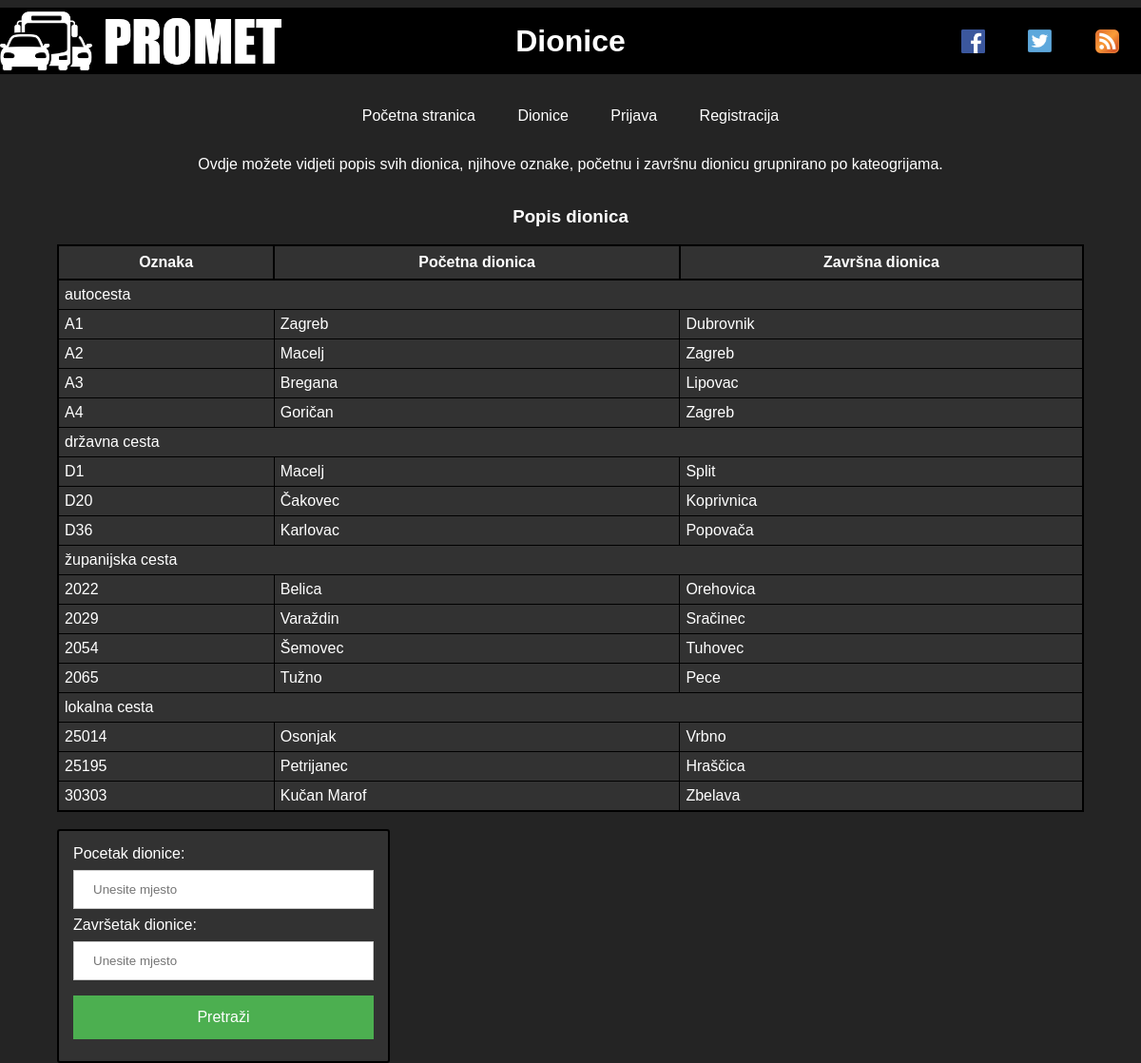
Screenshot of /Projekt/dionice.php with the database file from the repository.
### tables this page shows
CREATE TABLE `cesta` (
  `ID_cesta` int(11) NOT NULL,
  `oznaka` varchar(15) NOT NULL,
  `pocetak_dionice` varchar(45) NOT NULL,
  `zavrsetak_dionice` varchar(45) NOT NULL,
  `broj_kilometara` double NOT NULL,
  `stanje` varchar(15) NOT NULL,
  `ID_kategorija` int(11) NOT NULL
);

CREATE TABLE `kategorija_ceste` (
  `ID_kategorija` int(11) NOT NULL,
  `naziv` varchar(45) NOT NULL,
  `opis` text
);

### Projekt/klase/baza.class.php (called while the page is built, shortened)
<?php
class Baza {
    private $veza = null;
    function spojiDB() {
        $this->veza = new mysqli(self::server, self::korisnik, self::lozinka, self::baza);
        $this->veza->set_charset("utf8");
        return $this->veza;
    }
    function selectDB($upit) {
        $rezultat = $this->veza->query($upit);
        return $rezultat;
    }
}
?>

### Projekt/dionice.php (the view, shortened to what this page needs)
<?php
    $putanja = dirname($_SERVER['REQUEST_URI']);
    $direktorij = dirname(getcwd());
    require "$direktorij/WebDiP2020x060/klase/baza.class.php";
?>
<!DOCTYPE html>
<html lang="hr">
    <head>
        <link rel="stylesheet" type="text/css" href="css/pmihalic.css">
    </head>
    <body>
        <header>
            <h1 class="naslov"><a href="#sadrzaj">Dionice</a></h1>
        </header>
        <br>
    <?php
        include 'meni.php';
    ?>
    <section id="sadrzaj">
        <br>
        <p id="uvod">Ovdje možete vidjeti popis svih dionica, njihove oznake, početnu i završnu dionicu grupnirano po kateogrijama.</p>
        <table>
            <caption><h3>Popis dionica</h3></caption>
        <thead>
            <tr>
                <th>Oznaka</th>
                <th>Početna dionica</th>
                <th>Završna dionica</th>
            </tr>
        </thead>
        <tbody>
            <?php
            $veza = new Baza();
            $veza->spojiDB();
            for($i=1;$i<10;$i++){
            $grupa = true;
            $upit = "SELECT cesta.oznaka, cesta.pocetak_dionice, cesta.zavrsetak_dionice,kategorija_ceste.naziv, cesta.stanje"
                    . " FROM cesta"
                    . " INNER JOIN kategorija_ceste ON kategorija_ceste.ID_kategorija = cesta.ID_kategorija"
                    . " WHERE kategorija_ceste.ID_kategorija = {$i}"
                    . " ORDER BY cesta.oznaka";
            $rezultat = $veza->selectDB($upit);
            while($row = mysqli_fetch_array($rezultat)){
            if($grupa){
            echo "<tr>";
                echo "<td colspan='3'>".$row['naziv']."</td>";
            echo"</tr>";
            $grupa = false;
            }
            echo "<tr>";
                if((isset($_SESSION["uloga"]) && $_SESSION["uloga"] < 3) ||  (isset($_SESSION["uloga"]) && $row['stanje'] === 'otvorena')){
                    echo "<td><a href='dionice.php?oznaka={$row['oznaka']}'>".$row['oznaka']."</a></td>";
                }
                else {
                    echo "<td>".$row['oznaka']."</td>";
                }
                echo "<td>".$row['pocetak_dionice']."</td>";
                echo "<td>".$row['zavrsetak_dionice']."</td>";
            echo"</tr>";
            }
            }
            ?>
        </tbody>
    </table>
        <br>
        <form novalidate name="dionice" id="dionice" method="get" action="<?php echo $_SERVER['PHP_SELF']; ?>" style="box-sizing: border-box; float: left; width: 25%; margin-left: 5%; margin-right: 1%;" >
            <label for="pocetak">Pocetak dionice: </label>
            <input name="pocetak" id="pocetak" type="text" placeholder="Unesite mjesto"/><br>
            <label for="zavrsetak">Završetak dionice: </label>
            <input name="zavrsetak" id="zavrsetak" type="text" placeholder="Unesite mjesto"/><br>
            <input id="submit1" name="submit" type="submit" value="Pretraži" />
        </form>
    </section>
    </body>
</html>

### Projekt/meni.php (shortened to what this page needs)
<?php
echo "<nav><br><ul>";
if (!isset($_SESSION["uloga"]) || $_SESSION["uloga"] === '4') {
    echo "<li><a href=\"$putanja/index.php\">Početna stranica</a></li>
          <li><a href=\"$putanja/dionice.php\">Dionice</a></li>
          <li><a href=\"$putanja/obrasci/prijava.php\">Prijava</a></li>
          <li><a href=\"$putanja/obrasci/registracija.php\">Registracija</a></li>";
}
echo "</ul></nav>";

### Projekt/css/pmihalic.css (style rules this page uses)
body { background: #242424; color: white; font-family: "Arial"; margin-left: auto; margin-right: auto; width: 100%; }
header { background: url('../multimedija/PrometLogo.png') no-repeat left top, url('../multimedija/Facebook Icon.png') no-repeat 86% center, url('../multimedija/Twitter Icon.png') no-repeat 92% center, url('../multimedija/RSS Icon.png') no-repeat 98% center; background-size: auto 70px, 25px, 25px, 25px; background-color: black; width: 100%; height: 70px; display: flex; align-items: center; justify-content: center; }
h1,h2, footer { text-align: center; }
form { border-radius: 3px; border-color: black; background-color: #323232; padding: 15px; border-style: solid; border-width: 2px; width: 30%; min-width: 350px; margin-left: auto; margin-right: auto; }
input[type=text], input[type=number], input[type=password],input[type=text], input[type=url], input[type=date], input[type=time], input[type=email] { width: 100%; padding: 12px 20px; margin: 8px 0; display: inline-block; border: 1px solid #ccc; box-sizing: border-box; }
#submit1, #submit2, #submit3, #submit4 { background-color: #4CAF50; color: white; padding: 14px 20px; margin: 8px 0; border: none; cursor: pointer; width: 100%; font-size: 16px; }
a:link, a:visited, a:active { color: white; background-color: transparent; text-decoration: none; }
table { width: 90%; margin-left: auto; margin-right: auto; background-color: #323232; border: 2px solid black; border-collapse: collapse; }
th { padding: 8px; border: 2px solid black; border-collapse: collapse; }
td { padding: 6px; border-collapse: collapse; border: 1px solid black; word-wrap: break-word; }
#uvod { margin-left: auto; margin-right: auto; width: 80%; text-align: center; }
nav { text-align: center; }
nav > ul { list-style: none; width: 100%; margin: 0; padding: 0; line-height: 1; }
nav > ul li { display: inline; position: relative; float: none; }
nav > ul li a { background-color: #323232; padding: 10px 20px; }

### rows the page displays
cesta: ID_kategorija.naziv "autocesta", oznaka "A1", pocetak_dionice "Zagreb", zavrsetak_dionice "Dubrovnik"
cesta: oznaka "A2", pocetak_dionice "Macelj", zavrsetak_dionice "Zagreb"
cesta: oznaka "A3", pocetak_dionice "Bregana", zavrsetak_dionice "Lipovac"
cesta: oznaka "A4", pocetak_dionice "Goričan", zavrsetak_dionice "Zagreb"
cesta: ID_kategorija.naziv "državna cesta", oznaka "D1", pocetak_dionice "Macelj", zavrsetak_dionice "Split"
cesta: oznaka "D20", pocetak_dionice "Čakovec", zavrsetak_dionice "Koprivnica"
cesta: oznaka "D36", pocetak_dionice "Karlovac", zavrsetak_dionice "Popovača"
cesta: ID_kategorija.naziv "županijska cesta", oznaka "2022", pocetak_dionice "Belica", zavrsetak_dionice "Orehovica"
cesta: oznaka "2029", pocetak_dionice "Varaždin", zavrsetak_dionice "Sračinec"
cesta: oznaka "2054", pocetak_dionice "Šemovec", zavrsetak_dionice "Tuhovec"
cesta: oznaka "2065", pocetak_dionice "Tužno", zavrsetak_dionice "Pece"
cesta: ID_kategorija.naziv "lokalna cesta", oznaka "25014", pocetak_dionice "Osonjak", zavrsetak_dionice "Vrbno"
cesta: oznaka "25195", pocetak_dionice "Petrijanec", zavrsetak_dionice "Hraščica"
cesta: oznaka "30303", pocetak_dionice "Kučan Marof", zavrsetak_dionice "Zbelava"
